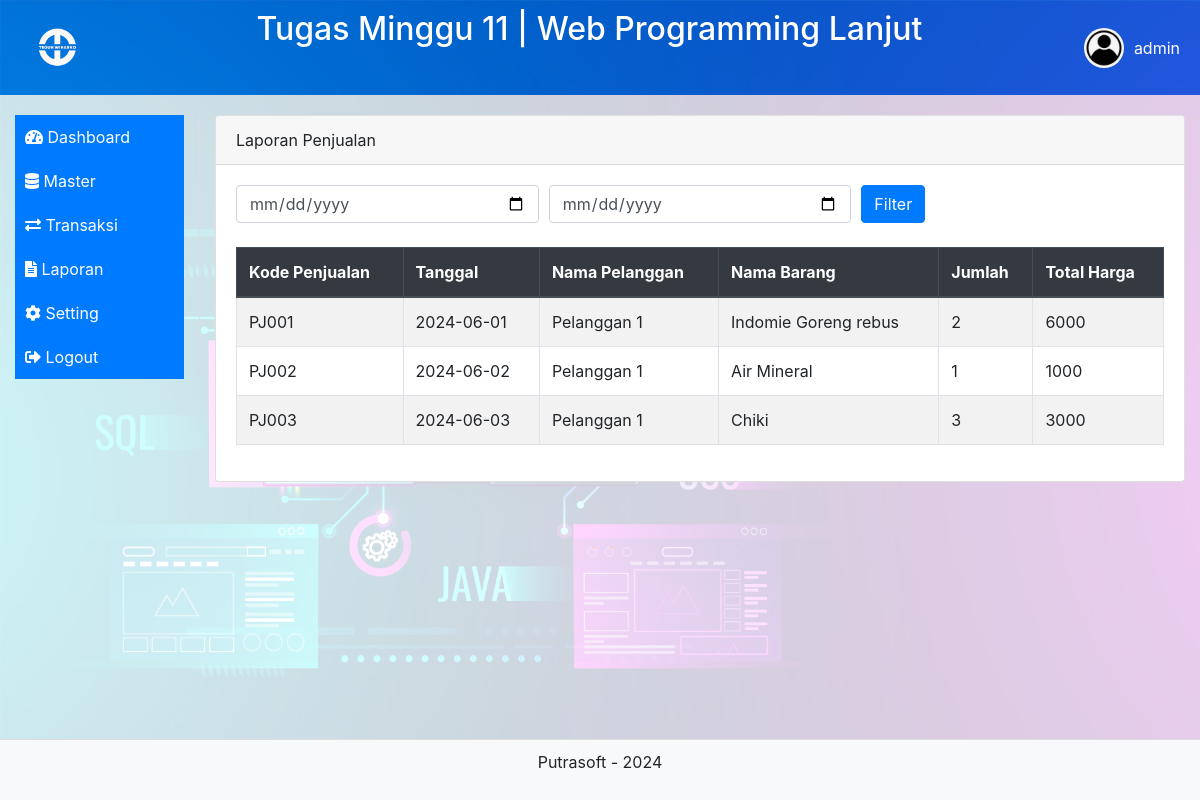
Screenshot of /laporan_penjualan.php (signed in) with the database file from the repository.
### tables this page shows
CREATE TABLE IF NOT EXISTS `penjualan` (
  `Kode_Penjualan` varchar(100) NOT NULL,
  `Tanggal` date NOT NULL,
  `Kode_Pelanggan` varchar(100) NOT NULL,
  `Kode_Barang` varchar(10) NOT NULL,
  `Jumlah` int(11) NOT NULL,
  `Total_Harga` decimal(10,0) NOT NULL,
  PRIMARY KEY (`Kode_Penjualan`)
);

CREATE TABLE IF NOT EXISTS `pelanggan` (
  `Kode_Pelanggan` varchar(100) NOT NULL,
  `Nama` varchar(100) NOT NULL,
  `Alamat` text NOT NULL,
  `Email` varchar(100) NOT NULL,
  `Telepon` varchar(100) NOT NULL,
  `Foto` varchar(255) NOT NULL,
  PRIMARY KEY (`Kode_Pelanggan`)
);

CREATE TABLE IF NOT EXISTS `barang` (
  `Kode` varchar(10) NOT NULL DEFAULT '',
  `Nama` varchar(255) DEFAULT NULL,
  `Kode_Jenis` varchar(50) NOT NULL,
  `Harga` decimal(10,0) DEFAULT NULL,
  PRIMARY KEY (`Kode`)
);

### laporan_penjualan.php (the view)
<?php
include("header.php");
require 'db.php';
echo '<div class="container-fluid">';
echo '<div class="row">';
echo '<nav class="col-md-2 sidebar">';
include("menu.php");
echo '</nav>';
echo '<main class="col-md-10 content">';
echo '<div class="card">';
echo '<div class="card-header">Laporan Penjualan</div>';
echo '<div class="card-body">';
echo '<form method="post" class="mb-4">';
echo '<div class="form-row">';
echo '<div class="col">';
echo '<input type="date" name="start_date" class="form-control" placeholder="Start Date">';
echo '</div>';
echo '<div class="col">';
echo '<input type="date" name="end_date" class="form-control" placeholder="End Date">';
echo '</div>';
echo '<div class="col">';
echo '<button type="submit" class="btn btn-primary">Filter</button>';
echo '</div>';
echo '</div>';
echo '</form>';
$start_date = isset($_POST['start_date']) ? $_POST['start_date'] : '1970-01-01';
$end_date = isset($_POST['end_date']) ? $_POST['end_date'] : date('Y-m-d');
$sql = "SELECT penjualan.Kode_Penjualan, penjualan.Tanggal, pelanggan.Nama AS Nama_Pelanggan, barang.Nama AS Nama_Barang, penjualan.Jumlah, penjualan.Total_Harga
        FROM penjualan
        JOIN pelanggan ON penjualan.Kode_Pelanggan = pelanggan.Kode_Pelanggan
        JOIN barang ON penjualan.Kode_Barang = barang.Kode
        WHERE penjualan.Tanggal BETWEEN :start_date AND :end_date";
$stmt = $conn->prepare($sql);
$stmt->bindValue(':start_date', $start_date);
$stmt->bindValue(':end_date', $end_date);
$stmt->execute();
$sales = $stmt->fetchAll(PDO::FETCH_ASSOC);
if ($sales) {
    echo '<div class="table-responsive">';
    echo '<table class="table table-bordered table-striped">';
    echo '<thead class="thead-dark">';
    echo '<tr>';
    echo '<th scope="col">Kode Penjualan</th>';
    echo '<th scope="col">Tanggal</th>';
    echo '<th scope="col">Nama Pelanggan</th>';
    echo '<th scope="col">Nama Barang</th>';
    echo '<th scope="col">Jumlah</th>';
    echo '<th scope="col">Total Harga</th>';
    echo '</tr>';
    echo '</thead>';
    echo '<tbody>';
    foreach ($sales as $sale) {
        echo '<tr>';
        echo '<td>' . htmlspecialchars($sale['Kode_Penjualan']) . '</td>';
        echo '<td>' . htmlspecialchars($sale['Tanggal']) . '</td>';
        echo '<td>' . htmlspecialchars($sale['Nama_Pelanggan']) . '</td>';
        echo '<td>' . htmlspecialchars($sale['Nama_Barang']) . '</td>';
        echo '<td>' . htmlspecialchars($sale['Jumlah']) . '</td>';
        echo '<td>' . htmlspecialchars($sale['Total_Harga']) . '</td>';
        echo '</tr>';
    }
    echo '</tbody>';
    echo '</table>';
    echo '</div>';
} else {
    echo '<div class="alert alert-warning">No sales found for the selected date range.</div>';
}
echo '</div>';
echo '</div>';
echo '</main>';
echo '</div>';
echo '</div>';
include("footer.php");
?>

### header.php (style rules this page uses)
body { display: flex; flex-direction: column; min-height: 100vh; background-image: url('assets/img/background.jpg'); background-size: cover; background-repeat: no-repeat; background-attachment: fixed; }
.container-fluid { flex: 1; background-color: rgba(255, 255, 255, 0.8); }
.sidebar { height: 100%; border-right: 1px solid #ddd; padding-right: 10px; margin-top: 20px; }
.content { padding: 20px; }

### rows the page displays
penjualan: Kode_Penjualan "PJ001", Tanggal "2024-06-01", Kode_Pelanggan.Nama "Pelanggan 1", Kode_Barang.Nama "Indomie Goreng rebus", Jumlah "2", Total_Harga "6000"
penjualan: Kode_Penjualan "PJ002", Tanggal "2024-06-02", Kode_Pelanggan.Nama "Pelanggan 1", Kode_Barang.Nama "Air Mineral", Jumlah "1", Total_Harga "1000"
penjualan: Kode_Penjualan "PJ003", Tanggal "2024-06-03", Kode_Pelanggan.Nama "Pelanggan 1", Kode_Barang.Nama "Chiki", Jumlah "3", Total_Harga "3000"

### other values shown
$title "Tugas Minggu 11 | Web Programming Lanjut"
$Email "admin"
